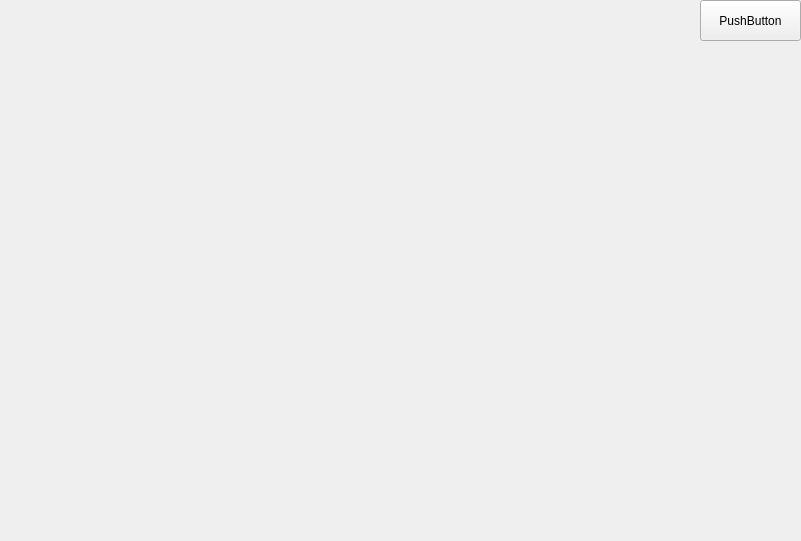
<?xml version="1.0" encoding="UTF-8"?>
<ui version="4.0">
 <class>Chats</class>
 <widget class="QWidget" name="Chats">
  <property name="geometry">
   <rect>
    <x>0</x>
    <y>0</y>
    <width>801</width>
    <height>541</height>
   </rect>
  </property>
  <property name="windowTitle">
   <string>Form</string>
  </property>
  <widget class="QPushButton" name="pushButton">
   <property name="geometry">
    <rect>
     <x>700</x>
     <y>0</y>
     <width>101</width>
     <height>41</height>
    </rect>
   </property>
   <property name="text">
    <string>PushButton</string>
   </property>
  </widget>
  <widget class="QWidget" name="verticalLayoutWidget">
   <property name="geometry">
    <rect>
     <x>10</x>
     <y>50</y>
     <width>191</width>
     <height>481</height>
    </rect>
   </property>
   <layout class="QVBoxLayout" name="verticalLayout"/>
  </widget>
  <widget class="QWidget" name="chat" native="true">
   <property name="geometry">
    <rect>
     <x>210</x>
     <y>50</y>
     <width>581</width>
     <height>481</height>
    </rect>
   </property>
  </widget>
 </widget>
 <resources/>
 <connections/>
</ui>
